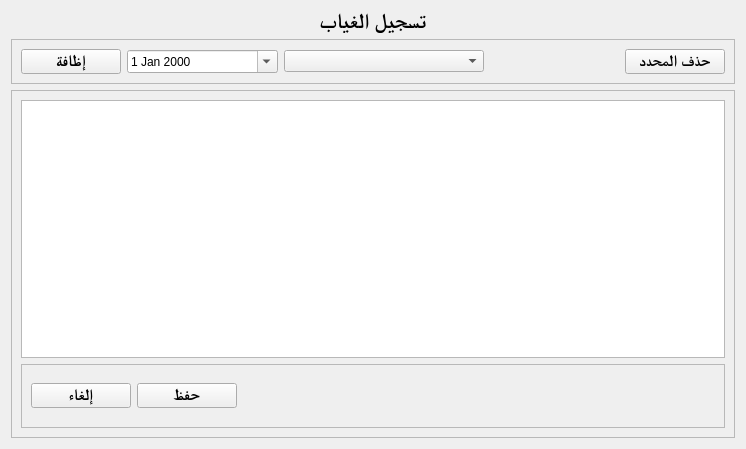
<?xml version="1.0" encoding="UTF-8"?>
<ui version="4.0">
 <class>Form</class>
 <widget class="QWidget" name="Form">
  <property name="geometry">
   <rect>
    <x>0</x>
    <y>0</y>
    <width>746</width>
    <height>449</height>
   </rect>
  </property>
  <property name="windowTitle">
   <string>Form</string>
  </property>
  <layout class="QVBoxLayout" name="verticalLayout_2">
   <item>
    <layout class="QVBoxLayout" name="verticalLayout">
     <item>
      <widget class="QLabel" name="label">
       <property name="font">
        <font>
         <family>FreeSerif</family>
         <pointsize>16</pointsize>
         <weight>75</weight>
         <bold>true</bold>
        </font>
       </property>
       <property name="text">
        <string>تسجيل الغياب</string>
       </property>
       <property name="alignment">
        <set>Qt::AlignCenter</set>
       </property>
      </widget>
     </item>
     <item>
      <widget class="QFrame" name="frame">
       <property name="frameShape">
        <enum>QFrame::StyledPanel</enum>
       </property>
       <property name="frameShadow">
        <enum>QFrame::Raised</enum>
       </property>
       <layout class="QHBoxLayout" name="horizontalLayout_2">
        <item>
         <layout class="QHBoxLayout" name="horizontalLayout">
          <item>
           <widget class="QPushButton" name="add">
            <property name="minimumSize">
             <size>
              <width>100</width>
              <height>0</height>
             </size>
            </property>
            <property name="maximumSize">
             <size>
              <width>100</width>
              <height>16777215</height>
             </size>
            </property>
            <property name="font">
             <font>
              <family>FreeSerif</family>
              <pointsize>12</pointsize>
              <weight>75</weight>
              <bold>true</bold>
             </font>
            </property>
            <property name="text">
             <string>إظافة</string>
            </property>
           </widget>
          </item>
          <item>
           <widget class="QDateEdit" name="abss_date">
            <property name="minimumSize">
             <size>
              <width>151</width>
              <height>0</height>
             </size>
            </property>
            <property name="maximumSize">
             <size>
              <width>151</width>
              <height>16777215</height>
             </size>
            </property>
            <property name="calendarPopup">
             <bool>true</bool>
            </property>
           </widget>
          </item>
          <item>
           <widget class="QComboBox" name="omal_combo">
            <property name="minimumSize">
             <size>
              <width>200</width>
              <height>0</height>
             </size>
            </property>
            <property name="maximumSize">
             <size>
              <width>200</width>
              <height>16777215</height>
             </size>
            </property>
           </widget>
          </item>
          <item>
           <spacer name="horizontalSpacer">
            <property name="orientation">
             <enum>Qt::Horizontal</enum>
            </property>
            <property name="sizeHint" stdset="0">
             <size>
              <width>40</width>
              <height>20</height>
             </size>
            </property>
           </spacer>
          </item>
          <item>
           <widget class="QPushButton" name="del_selected">
            <property name="minimumSize">
             <size>
              <width>100</width>
              <height>0</height>
             </size>
            </property>
            <property name="maximumSize">
             <size>
              <width>100</width>
              <height>16777215</height>
             </size>
            </property>
            <property name="font">
             <font>
              <family>FreeSerif</family>
              <pointsize>12</pointsize>
              <weight>75</weight>
              <bold>true</bold>
             </font>
            </property>
            <property name="text">
             <string>حذف المحدد</string>
            </property>
           </widget>
          </item>
         </layout>
        </item>
       </layout>
      </widget>
     </item>
     <item>
      <widget class="QFrame" name="frame_2">
       <property name="frameShape">
        <enum>QFrame::StyledPanel</enum>
       </property>
       <property name="frameShadow">
        <enum>QFrame::Raised</enum>
       </property>
       <layout class="QVBoxLayout" name="verticalLayout_3">
        <item>
         <widget class="QTableWidget" name="table_">
          <property name="layoutDirection">
           <enum>Qt::RightToLeft</enum>
          </property>
         </widget>
        </item>
        <item>
         <widget class="QFrame" name="frame_3">
          <property name="minimumSize">
           <size>
            <width>0</width>
            <height>64</height>
           </size>
          </property>
          <property name="frameShape">
           <enum>QFrame::StyledPanel</enum>
          </property>
          <property name="frameShadow">
           <enum>QFrame::Raised</enum>
          </property>
          <layout class="QHBoxLayout" name="horizontalLayout_4">
           <item>
            <layout class="QHBoxLayout" name="horizontalLayout_3">
             <item>
              <widget class="QPushButton" name="cancel">
               <property name="minimumSize">
                <size>
                 <width>100</width>
                 <height>0</height>
                </size>
               </property>
               <property name="maximumSize">
                <size>
                 <width>100</width>
                 <height>16777215</height>
                </size>
               </property>
               <property name="font">
                <font>
                 <family>FreeSerif</family>
                 <pointsize>12</pointsize>
                 <weight>75</weight>
                 <bold>true</bold>
                </font>
               </property>
               <property name="text">
                <string>إلغاء</string>
               </property>
              </widget>
             </item>
             <item>
              <widget class="QPushButton" name="save">
               <property name="minimumSize">
                <size>
                 <width>100</width>
                 <height>0</height>
                </size>
               </property>
               <property name="maximumSize">
                <size>
                 <width>100</width>
                 <height>16777215</height>
                </size>
               </property>
               <property name="font">
                <font>
                 <family>FreeSerif</family>
                 <pointsize>12</pointsize>
                 <weight>75</weight>
                 <bold>true</bold>
                </font>
               </property>
               <property name="text">
                <string>حفظ</string>
               </property>
              </widget>
             </item>
             <item>
              <spacer name="horizontalSpacer_2">
               <property name="orientation">
                <enum>Qt::Horizontal</enum>
               </property>
               <property name="sizeHint" stdset="0">
                <size>
                 <width>40</width>
                 <height>20</height>
                </size>
               </property>
              </spacer>
             </item>
            </layout>
           </item>
          </layout>
         </widget>
        </item>
       </layout>
      </widget>
     </item>
    </layout>
   </item>
  </layout>
 </widget>
 <resources/>
 <connections/>
</ui>
